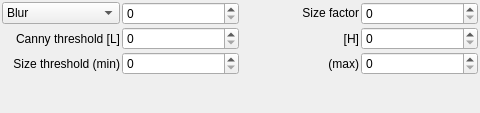
<?xml version="1.0" encoding="UTF-8"?>
<ui version="4.0">
 <class>ContoursForm</class>
 <widget class="QWidget" name="ContoursForm">
  <property name="geometry">
   <rect>
    <x>0</x>
    <y>0</y>
    <width>480</width>
    <height>113</height>
   </rect>
  </property>
  <property name="windowTitle">
   <string>Form</string>
  </property>
  <layout class="QHBoxLayout" name="horizontalLayout_2">
   <property name="spacing">
    <number>2</number>
   </property>
   <property name="leftMargin">
    <number>2</number>
   </property>
   <property name="topMargin">
    <number>2</number>
   </property>
   <property name="rightMargin">
    <number>2</number>
   </property>
   <property name="bottomMargin">
    <number>2</number>
   </property>
   <item>
    <layout class="QHBoxLayout" name="horizontalLayout">
     <property name="spacing">
      <number>2</number>
     </property>
     <item>
      <layout class="QGridLayout" name="gridLayout">
       <item row="0" column="1">
        <widget class="QSpinBox" name="spinBox">
         <property name="maximum">
          <number>999</number>
         </property>
        </widget>
       </item>
       <item row="1" column="1">
        <widget class="QSpinBox" name="spinBox_3">
         <property name="maximum">
          <number>999</number>
         </property>
        </widget>
       </item>
       <item row="0" column="2">
        <widget class="QLabel" name="label_2">
         <property name="text">
          <string>&lt;html&gt;&lt;head/&gt;&lt;body&gt;&lt;p&gt;Size factor&lt;/p&gt;&lt;/body&gt;&lt;/html&gt;</string>
         </property>
         <property name="alignment">
          <set>Qt::AlignRight|Qt::AlignTrailing|Qt::AlignVCenter</set>
         </property>
        </widget>
       </item>
       <item row="0" column="3">
        <widget class="QSpinBox" name="spinBox_2">
         <property name="maximum">
          <number>999</number>
         </property>
        </widget>
       </item>
       <item row="1" column="0">
        <widget class="QLabel" name="label_3">
         <property name="text">
          <string>Canny threshold [L]</string>
         </property>
         <property name="alignment">
          <set>Qt::AlignRight|Qt::AlignTrailing|Qt::AlignVCenter</set>
         </property>
        </widget>
       </item>
       <item row="3" column="1">
        <spacer name="verticalSpacer">
         <property name="orientation">
          <enum>Qt::Vertical</enum>
         </property>
         <property name="sizeHint" stdset="0">
          <size>
           <width>20</width>
           <height>40</height>
          </size>
         </property>
        </spacer>
       </item>
       <item row="2" column="0">
        <widget class="QLabel" name="label_4">
         <property name="text">
          <string>Size threshold (min)</string>
         </property>
         <property name="alignment">
          <set>Qt::AlignRight|Qt::AlignTrailing|Qt::AlignVCenter</set>
         </property>
        </widget>
       </item>
       <item row="2" column="2">
        <widget class="QLabel" name="label_5">
         <property name="text">
          <string>(max)</string>
         </property>
         <property name="alignment">
          <set>Qt::AlignRight|Qt::AlignTrailing|Qt::AlignVCenter</set>
         </property>
        </widget>
       </item>
       <item row="2" column="1">
        <widget class="QSpinBox" name="spinBox_4">
         <property name="maximum">
          <number>999999</number>
         </property>
        </widget>
       </item>
       <item row="2" column="3">
        <widget class="QSpinBox" name="spinBox_5">
         <property name="maximum">
          <number>99999</number>
         </property>
        </widget>
       </item>
       <item row="1" column="3">
        <widget class="QSpinBox" name="spinBox_6">
         <property name="maximum">
          <number>999</number>
         </property>
        </widget>
       </item>
       <item row="1" column="2">
        <widget class="QLabel" name="label_6">
         <property name="text">
          <string>[H]</string>
         </property>
         <property name="alignment">
          <set>Qt::AlignRight|Qt::AlignTrailing|Qt::AlignVCenter</set>
         </property>
        </widget>
       </item>
       <item row="0" column="0">
        <widget class="QComboBox" name="comboBox">
         <property name="currentIndex">
          <number>1</number>
         </property>
         <item>
          <property name="text">
           <string>None</string>
          </property>
         </item>
         <item>
          <property name="text">
           <string>Blur</string>
          </property>
         </item>
         <item>
          <property name="text">
           <string>GaussianBlur</string>
          </property>
         </item>
        </widget>
       </item>
      </layout>
     </item>
    </layout>
   </item>
  </layout>
 </widget>
 <resources/>
 <connections/>
</ui>
